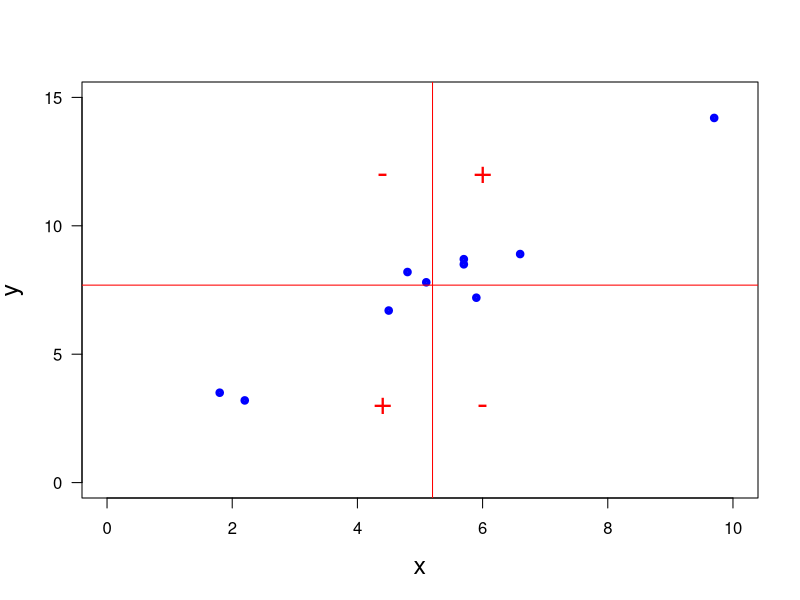

Reproduce this figure in R.
print('file: MVCCexampleCovariance.R')
print(date())
x = c(5.1,4.8,1.8,4.5,6.6,2.2,5.7,5.7,5.9,9.7)
y = c(7.8,8.2,3.5,6.7,8.9,3.2,8.7,8.5,7.2,14.2)
xmean = mean(x); print(c(round(xmean,2),'xmean'))
ymean = mean(y); print(c(round(ymean,2),'ymean'))
c = cov(x,y); print(c(round(c,2),'covariance'))
r = cor(x,y); print(c(round(r,4),'correlation'))
# png('CovExample220222.png',width=16,height=16,units='cm',res=300)
plot(x,y,type='p',col='blue',lwd=4,cex=0.6,las=1,
     xlim=c(0,10),ylim=c(0,15),xlab='x',ylab='y',cex.lab=1.5)
xp1 = c(xmean,xmean); yp1 = c(-10,20)
xp2 = c(-1,12); yp2 = c(ymean,ymean)
lines(xp1,yp1,col='red'); lines(xp2,yp2,col='red')
text(6,12,'+',col='red',cex=2)
text(4.4,12,'-',col='red',cex=2)
text(6,3,'-',col='red',cex=2)
text(4.4,3,'+',col='red',cex=2)
# dev.off()
# -----------------------------------------------------------------------------
# Results:
# "file: MVCCexampleCovariance.R"
# "Sun Dec 18 07:33:32 2022"
# "5.2"     "xmean"
# "7.69"    "ymean"
# "6.64"    "covariance"
# "0.9739"  "correlation"
# -----------------------------------------------------------------------------
